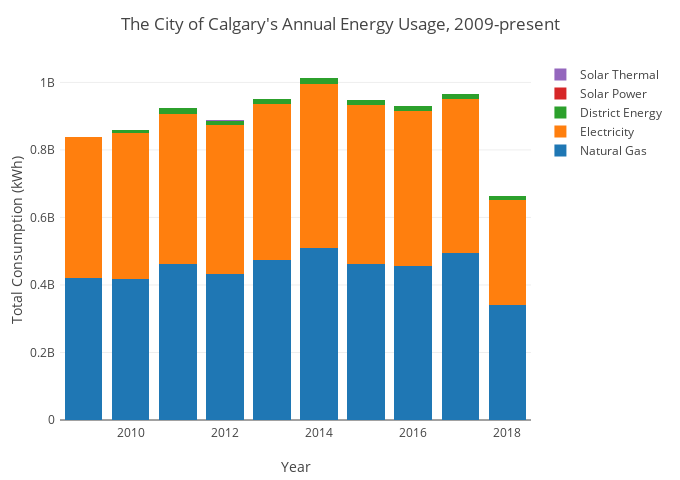

Notebook source saved alongside this figure:
### Markdown cell above
## 1. How has Calgary's energy consumption changed from 2009 to now?

### What is the contribution of the new clean energies?

Summary of the following plots:

1a) We first made stacked bar plots of Calgary's annual consumption over the years, with the different energy types separated. 

1b) Since energy consumption seemed to be rising over the years, we standardized the consumption values according to Calgary's increasing population.

1c and d) We switched over to making filled area plots to see if they looked better or more informative. For 1c, we made the plot start with only solar power so that the viewer can toggle on the other energy types to get a sense of scale between the different energies.

<br>
Overall, we saw that Calgary hasn't been reducing its energy consumption. It also became clear that the contributions of solar power, solar thermal and district energy were very small relative to natural gas and electricity.

### Code cell
# 1A) making stacked bar chart of total annual consumption by different energy types
annual011 = energy002.groupby(['Year', 'Energy Description']).sum()
annual012 = annual011.unstack(1)

# annual2 = annual2.drop([2018])
years = ['2009', '2010', '2011', '2012', '2013', '2014', '2015', '2016', '2017', '2018']

trace1 = go.Bar(x = years, y = annual012['Total Consumption','Natural Gas'], name  = 'Natural Gas', 
                    marker=dict(color= colnatgas))
trace2 = go.Bar(x = years, y = annual012['Total Consumption','Electricity'], name  = 'Electricity', 
                    marker=dict(color= colelec))
trace3 = go.Bar(x = years, y = annual012['Total Consumption','District Energy'], name  = 'District Energy',  
                    marker=dict(color= coldistrict))
trace4 = go.Bar(x = years, y = annual012['Total Consumption','Solar Power'], name  = 'Solar Power',
                    marker=dict(color= colsolpower))
trace5 = go.Bar(x = years, y = annual012['Total Consumption','Solar Thermal'], name  = 'Solar Thermal', 
                    marker=dict(color= colsoltherm))

data010 = [trace1, trace2, trace3, trace4, trace5]
layout010 = go.Layout(title = 'The City of Calgary\'s Annual Energy Usage, 2009-present',
                    xaxis = dict(title = 'Year'),
                    yaxis = dict(title = 'Total Consumption (kWh)'),
                    barmode = 'stack', 
                      width= wid, height = hei, margin=go.Margin(l=mar,r=mar,b=mar,t=mar, pad=4))

fig01 = go.Figure(data = data010, layout = layout010)
py.iplot(fig01)

### Figure 1 — Plotly figure (JSON) as saved in the notebook; plotly's stock layout.template omitted (floating-point values rounded to 4 significant figures)
{"data": [{"marker": {"color": "rgb(31,119,180)"}, "name": "Natural Gas", "type": "bar", "uid": "2834e4f4-d3de-11e8-8bbe-6c71d92ba7c2", "x": ["2009", "2010", "2011", "2012", "2013", "2014", "2015", "2016", "2017", "2018"], "y": [419500000.0, 416300000.0, 460700000.0, 431500000.0, 475300000.0, 510700000.0, 461800000.0, 456000000.0, 494200000.0, 341400000.0]}, {"marker": {"color": "rgb(255,127,14)"}, "name": "Electricity", "type": "bar", "uid": "28350c0c-d3de-11e8-9fac-6c71d92ba7c2", "x": ["2009", "2010", "2011", "2012", "2013", "2014", "2015", "2016", "2017", "2018"], "y": [419032091, 433600620, 447211795, 441910654, 459603131, 484688981, 472678341, 459105220, 455262309, 310355084]}, {"marker": {"color": "rgb(44,160,44)"}, "name": "District Energy", "type": "bar", "uid": "28350c0d-d3de-11e8-b738-6c71d92ba7c2", "x": ["2009", "2010", "2011", "2012", "2013", "2014", "2015", "2016", "2017", "2018"], "y": [null, 8599000.0, 17080000.0, 13580000.0, 15650000.0, 17100000.0, 13870000.0, 14350000.0, 16170000.0, 10860000.0]}, {"marker": {"color": "rgb(214,39,40)"}, "name": "Solar Power", "type": "bar", "uid": "28350c0e-d3de-11e8-89f1-6c71d92ba7c2", "x": ["2009", "2010", "2011", "2012", "2013", "2014", "2015", "2016", "2017", "2018"], "y": [null, 25, 2784, 3219, 3082, 34757, 98030, 227334, 1145254, 2123463]}, {"marker": {"color": "rgb(148,103,189)"}, "name": "Solar Thermal", "type": "bar", "uid": "28350c0f-d3de-11e8-9cce-6c71d92ba7c2", "x": ["2009", "2010", "2011", "2012", "2013", "2014", "2015", "2016", "2017", "2018"], "y": [null, null, 186400.0, 586100.0, 626400.0, 538300.0, 498900.0, 256900.0, 281100.0, 196100.0]}], "layout": {"barmode": "stack", "height": 480, "margin": {"b": 60, "l": 60, "pad": 4, "r": 60, "t": 60}, "title": "The City of Calgary's Annual Energy Usage, 2009-present", "width": 680, "xaxis": {"title": "Year"}, "yaxis": {"title": "Total Consumption (kWh)"}}}
